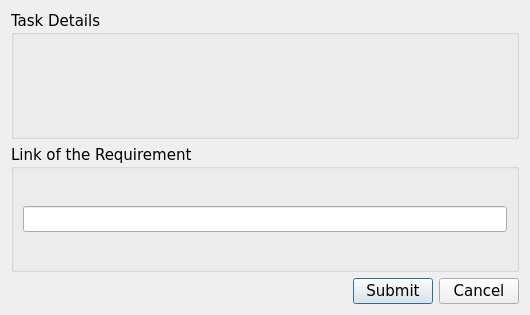
<?xml version="1.0" encoding="UTF-8"?>
<ui version="4.0">
 <class>Submit_Task</class>
 <widget class="QDialog" name="Submit_Task">
  <property name="geometry">
   <rect>
    <x>0</x>
    <y>0</y>
    <width>530</width>
    <height>315</height>
   </rect>
  </property>
  <property name="font">
   <font>
    <family>Verdana</family>
    <pointsize>11</pointsize>
   </font>
  </property>
  <property name="windowTitle">
   <string>Submit Task</string>
  </property>
  <layout class="QGridLayout" name="gridLayout">
   <item row="2" column="0">
    <spacer name="horizontalSpacer">
     <property name="orientation">
      <enum>Qt::Orientation::Horizontal</enum>
     </property>
     <property name="sizeHint" stdset="0">
      <size>
       <width>268</width>
       <height>20</height>
      </size>
     </property>
    </spacer>
   </item>
   <item row="1" column="0" colspan="3">
    <widget class="QGroupBox" name="link_requirement_box">
     <property name="title">
      <string>Link of the Requirement</string>
     </property>
     <layout class="QGridLayout" name="gridLayout_2">
      <item row="0" column="0">
       <widget class="QLineEdit" name="link_requirement_edit"/>
      </item>
     </layout>
    </widget>
   </item>
   <item row="2" column="1">
    <widget class="QPushButton" name="submit_btn">
     <property name="text">
      <string>Submit</string>
     </property>
    </widget>
   </item>
   <item row="2" column="2">
    <widget class="QPushButton" name="cancel_btn">
     <property name="text">
      <string>Cancel</string>
     </property>
    </widget>
   </item>
   <item row="0" column="0" colspan="3">
    <widget class="QGroupBox" name="taskdetails_box">
     <property name="title">
      <string>Task Details</string>
     </property>
    </widget>
   </item>
  </layout>
 </widget>
 <resources/>
 <connections/>
</ui>
